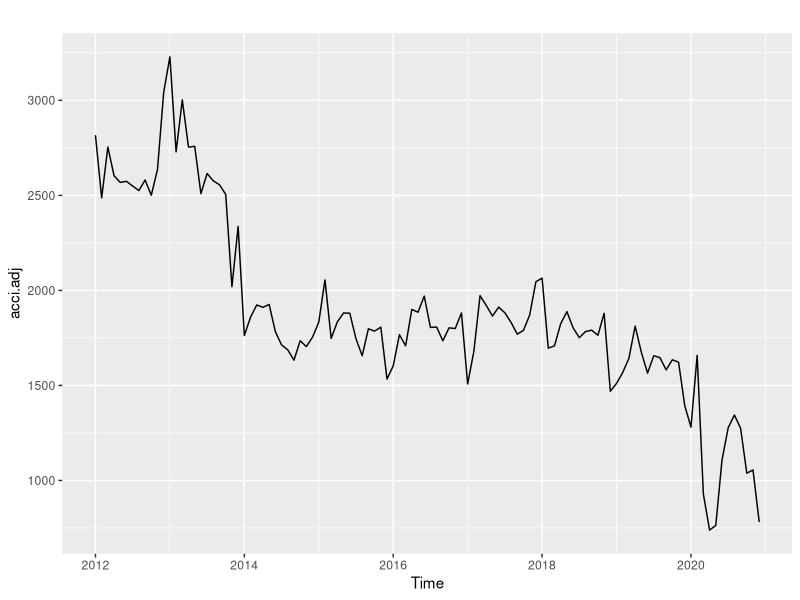
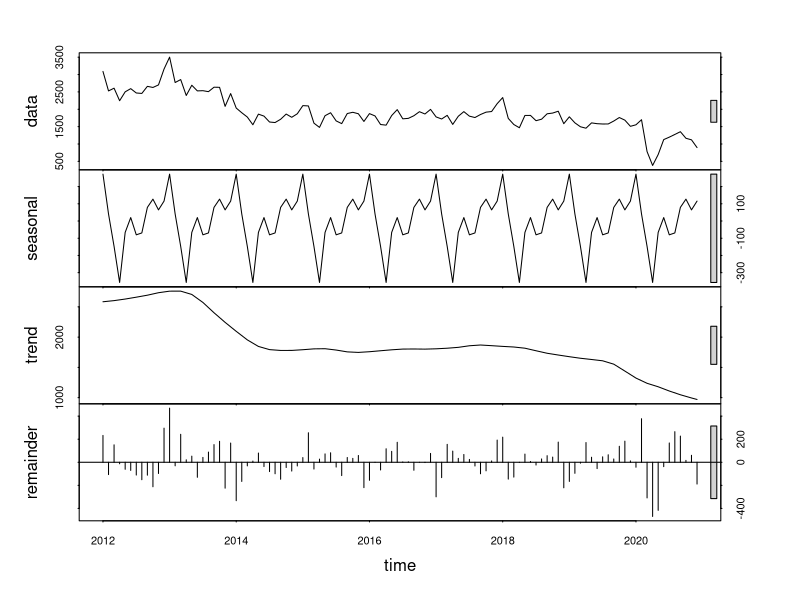
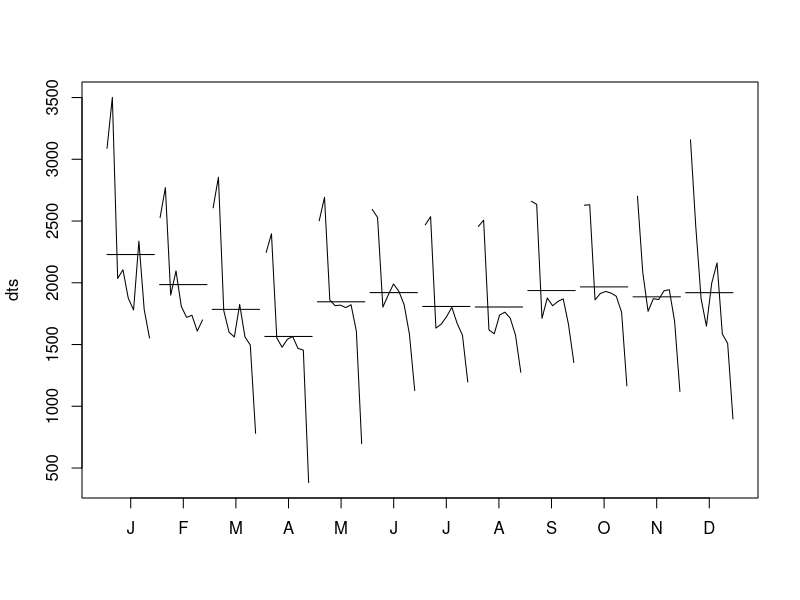
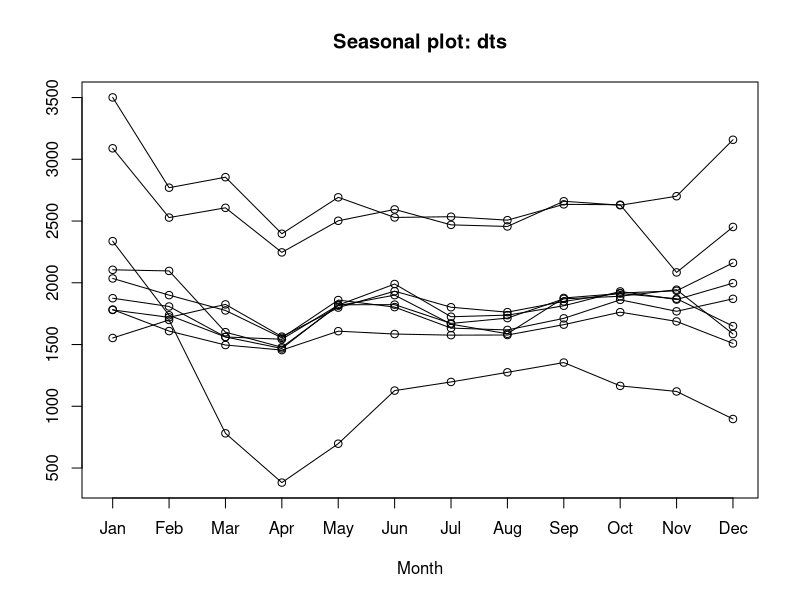
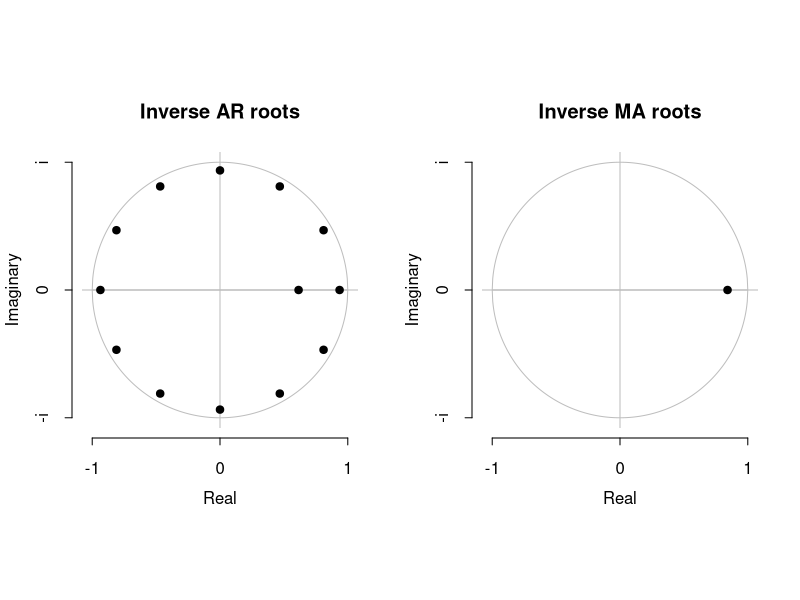
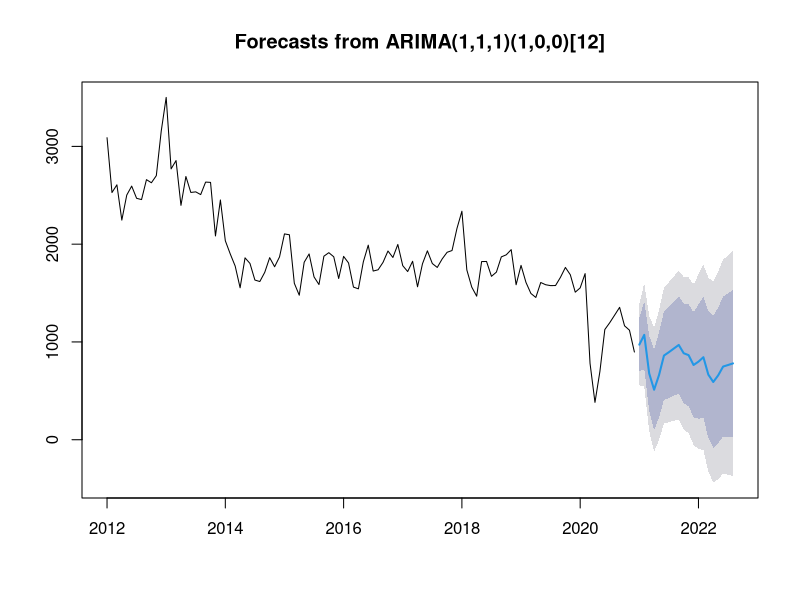
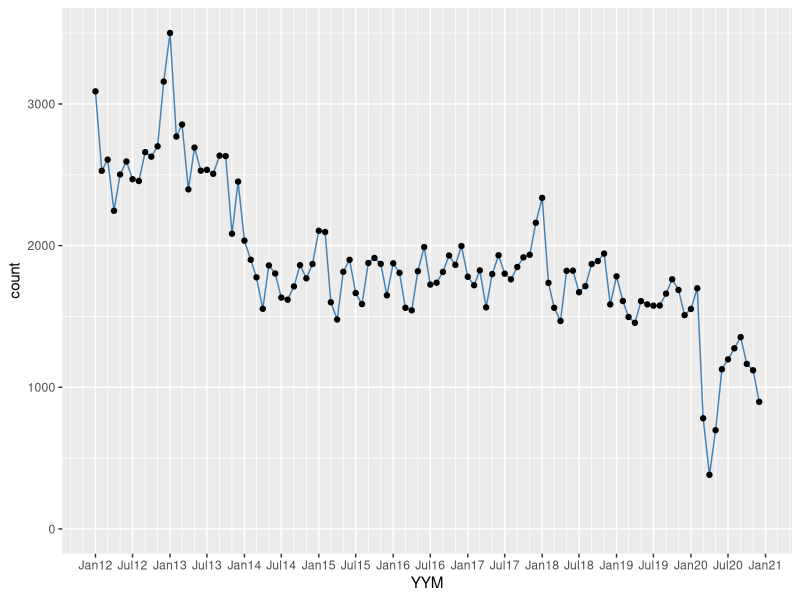
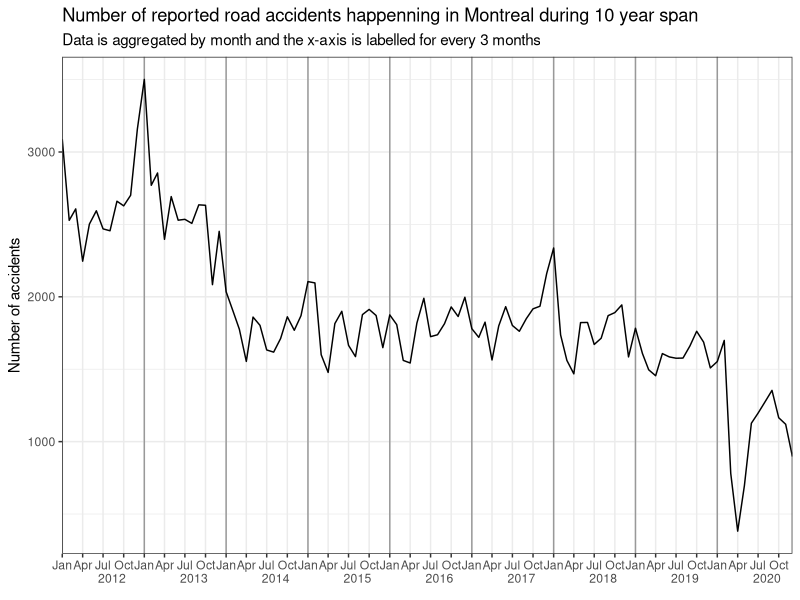

These figures' R source, in order:
setwd("E:/Montreal-Asphalt-Detectives/Rmarkdown")

accidentsDF <- read.csv('../data/created/timeseries/ts_accidents_by_date.csv',
                        header = TRUE)
library(tidyverse)

library(scales)
library(knitr)
#library(epiDisplay)
library(forecast)
library(lubridate)
library(grid)


accidentsDF %>%
  select(Date, NB_Accidents) -> accidentsDF


accidentsDF %>%
  mutate(YYM=paste0(year(Date),'-',sprintf("%02d",month(Date)),'-01')) %>% 
  mutate(YYM = as.Date(YYM, format='%Y-%m-%d')) %>%
  arrange(year(Date),month(Date)) %>%
  group_by(YYM) %>%
  summarise(count = sum(NB_Accidents)) -> ts.data
# Define time series
dts = ts(ts.data$count, start = c(2012,1), end=c(2020,12),frequency = 12)


dts %>% 
  stl(s.window='periodic') %>%
  seasadj() -> acci.adj
autoplot(acci.adj)



fit = stl(dts, s.window = "period");fit$weights
plot(fit)

monthplot(dts)
seasonplot(dts)
fit <- auto.arima(dts);fit
plot(fit)
plot(forecast(fit,h=20))
#----------------------
# timeseries plot

ts.data %>% 
  ggplot(aes(x=YYM, y=count)) +
  geom_line(color='steelblue') +
  geom_point() +
  scale_x_date(date_breaks = '6 month', date_labels = '%b%y',
               date_minor_breaks = '2 month',
               limit=c(as.Date("2012-01-01"),as.Date("2020-12-01"))) +
  ylim(0,3505)
#----------------------------
# timeseries plot 2
p = ggplot(ts.data, aes(YYM, count)) +
  geom_vline(xintercept=as.numeric(ts.data$YYM[yday(ts.data$YYM)==1]), colour="grey60") +
  geom_line() +
  scale_x_date(date_labels="%b", date_breaks="3 month", expand=c(0,0)) +
  theme_bw() +
  theme(panel.grid.minor.x = element_blank()) +
  labs(x="", y="Number of accidents", title="Number of reported road accidents happenning in Montreal during 10 year span",
       subtitle = "Data is aggregated by month and the x-axis is labelled for every 3 months") 
  

# Get the grob
g <- ggplotGrob(p)

# Get the y axis
index <- which(g$layout$name == "axis-b")  # Which grob
xaxis <- g$grobs[[index]]   

# Get the ticks (labels and marks)
ticks <- xaxis$children[[2]]

# Get the labels
ticksB <- ticks$grobs[[2]]

# Edit x-axis label grob
# Find every index of Jun in the x-axis labels and add a newline and
# then a year label
junes = which(ticksB$children[[1]]$label == "Jul")
ticksB$children[[1]]$label[junes] = paste0(ticksB$children[[1]]$label[junes],
                                           "\n      ", unique(year(ts.data$YYM))) 

# Put the edited labels back into the plot
ticks$grobs[[2]] <- ticksB
xaxis$children[[2]] <- ticks
g$grobs[[index]] <- xaxis



# Make the edit
# Center the month labels between ticks
ticksB$children[[1]]$label = paste0(paste(rep(" ",7),collapse=""), ticksB$children[[1]]$label)

# Find every index of Jun in the x-axis labels and a year label
junes = grep("Jun", ticksB$children[[1]]$label)
ticksB$children[[1]]$label[junes] = paste0(ticksB$children[[1]]$label[junes],
                                           "\n      ", unique(year(ts.data$YYM))) 

# Draw the plot
grid.newpage()
grid.draw(g)














